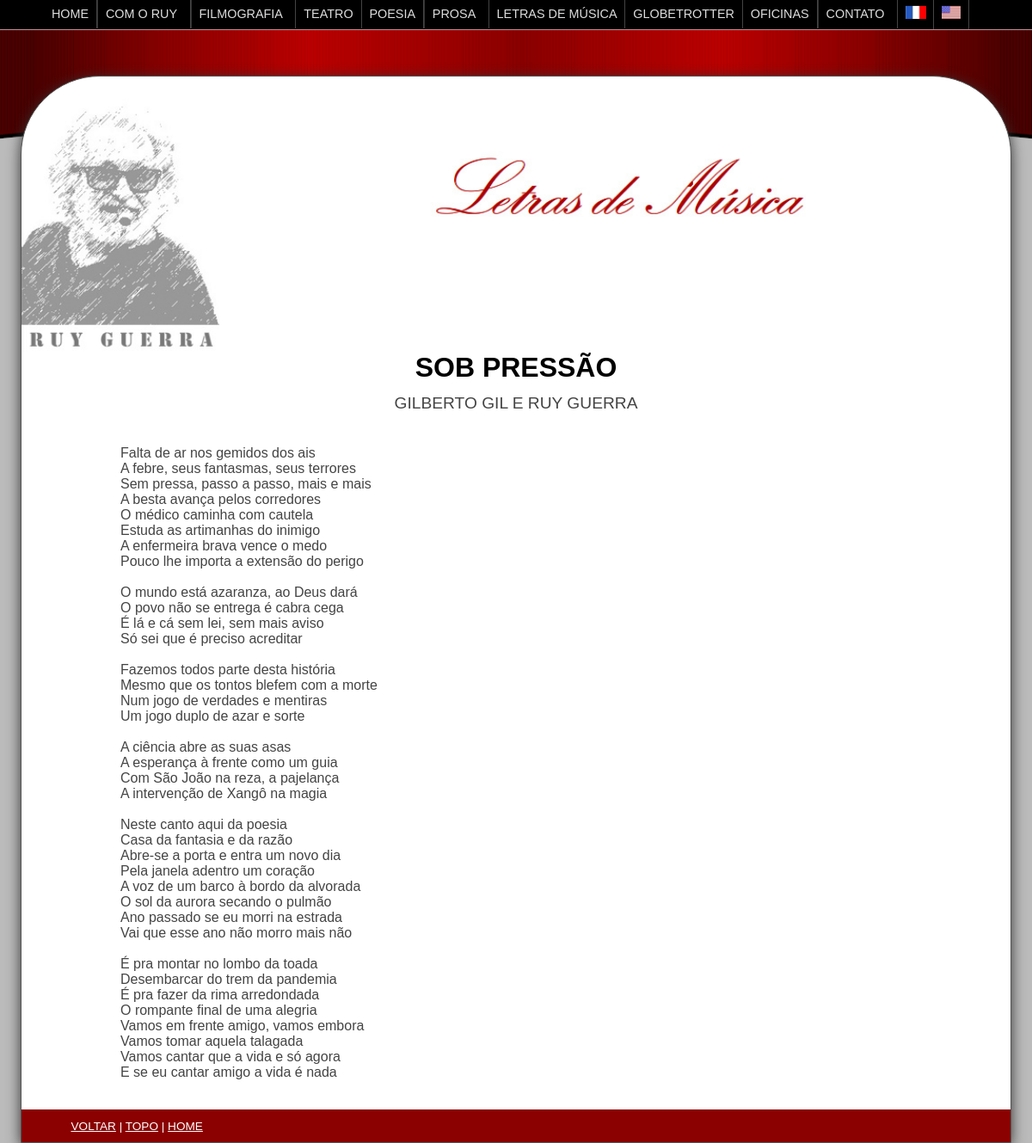
Screenshot of /musica.php?id=109&idioma=1 with the database file from the repository.
### tables this page shows
CREATE TABLE `rg` (
  `id` int(11) NOT NULL,
  `categoria` varchar(10) NOT NULL,
  `tipo` varchar(10) NOT NULL,
  `titulo` varchar(255) NOT NULL,
  `autor` varchar(255) NOT NULL,
  `conteudo` text NOT NULL,
  `dia` int(2) UNSIGNED ZEROFILL NOT NULL DEFAULT 00,
  `mes` int(2) UNSIGNED ZEROFILL NOT NULL DEFAULT 00,
  `ano` int(4) UNSIGNED ZEROFILL NOT NULL DEFAULT 0000,
  `local` varchar(255) NOT NULL,
  `cidade` varchar(20) NOT NULL,
  `pais` varchar(12) NOT NULL,
  `fonte` varchar(255) NOT NULL,
  `link` varchar(40) NOT NULL,
  `anoFinal` int(4) NOT NULL DEFAULT 0
);

### musica.php (the view, shortened to what this page needs)
<!DOCTYPE html>
<html lang="pt-br">
<head><meta http-equiv="Last-Modified" content="Sun, 07 Sep 2014 10:10:10 GMT">
<link href="geral.css" rel="stylesheet" type="text/css">
<link href="interna.css" rel="stylesheet" type="text/css">
<?php
include 'conect.php';
$id = $_GET["id"];
$sql = $mysqli->query("select titulo,autor,conteudo from rg where id=$id");
$row = $sql->fetch_array(MYSQLI_NUM);
$titulo = $row[0];
$autor = $row[1];
if (empty($autor)){$autor = 'Ruy Guerra';}else{$autor = $autor.' e Ruy Guerra';}
$conteudo = $row[2];
echo <<< EOT
<title>$titulo</title>
<body>
<section class="conteudo">
	<br />
	<img class="ruy" src="images/ruy_guerra.png" alt="Ruy Guerra" title="Ruy Guerra" /><img class="tituloCategoriaV" src="images/letrasv.jpg" alt="letras de música" title="letras de música" />
	<br class="all" />
<h1 class="tituloConteudo">$titulo<br />
		<span class="autor">$autor</span>
		</h1>
$conteudo
EOT;
$idioma = $_GET["idioma"];
if ($idioma == 3) {
	echo "<footer id=\"rodape\">
	<p>
	<a href=\"musicas.php?idioma=3\">VOLTAR</a> |
	<a href=\"#topo\">TOPO</a> |
	<a href=\"ingles.php\">HOME</a>
	</p></footer>";
	echo "</section>";
	include "menu-eng.inc";
}	else {
	echo "<footer id=\"rodape\">
	<p>
	<a href=\"musicas.php\">VOLTAR</a> |
	<a href=\"#topo\">TOPO</a> |
	<a href=\"index.php\">HOME</a>
	</p></footer>";
	echo "</section>";
	include "menu.inc";
}
?>
</body>

### geral.css (style rules this page uses)
body { font-size: 1em; font-family: Arial, Verdana, Tahoma; margin:0; padding:0; width: 100%; height: 100%; }
header, section, footer, aside, nav, article { display: block; }
.conteudo { display: table; position: relative; top: 5.5em; margin: 0px auto; margin-top: 0px; padding: 0px; background: #fff; z-index: 7; border: 1px solid #555; border-radius: 5.75em 5.75em 0px 0px; box-shadow: #333 0px 0.2em 1em; -moz-box-sizing: border-box; -webkit-box-sizing: border-box; -ms-box-sizing: border-box; box-sizing: border-box; }
img { border: 0; }

### interna.css (style rules this page uses)
body { background: #bbb; color: #444; }
.conteudo { width: 1098px; margin-bottom: 1.5em; }
footer#rodape { background: #8b0000; height: auto; margin: 0; margin-top: 3%; padding: 0; width: 100%; clear: both; }
img.ruy { display: block; width: 20%; height: auto; float: left; border: 0; border-radius: 5.75em 0px 0px 0px; padding-right: 1em; margin: 0; padding-left: 0; }
img.tituloCategoriaV { display: block; margin: 0px auto; margin-top: 6%; width: 41.53%; height: auto; }
.autor { font-weight: normal; font-size: 60%; color: #444; }
p.musica { margin: 3% 10%; text-align: justify; }
#rodape p { margin: 0; background: #8b0000; padding: 1% 5%; font-size: 0.85em; color: #fff; }
h1.tituloConteudo { color: #000; width: 90%; margin: 0px auto; font-size: 2em; text-transform: uppercase; text-align: center; }
#rodape a:link { color: #fff;text-decoration: underline; }
@media all and (max-width: 1200px) { .conteudo { width: 96%; } }

### rows the page displays
rg: titulo "SOB PRESSÃO", conteudo "Falta de ar nos gemidos dos ais A febre, seus fantasmas, seus terrores Sem pressa, passo a passo, mais e mais A besta avança pelos corredores O médico caminha com cautela Estuda as artimanhas do inimigo A enfermeira brava vence o medo Pouco lhe importa a extensão do perigo O mundo está azaranza, ao Deus dará O povo não se entrega é cabra cega É lá e cá sem lei, sem mais aviso Só sei que é preciso acreditar Fazemos todos parte desta história Mesmo que os tontos blefem com a morte Num jogo de verdades e mentiras Um jogo duplo de azar e sorte A ciência abre as suas asas A esperança à frente como um guia Com São João na reza, a pajelança A intervenção de Xangô na magia Neste canto aqui da…"

### other values shown
$autor "GILBERTO GIL E RUY GUERRA"
